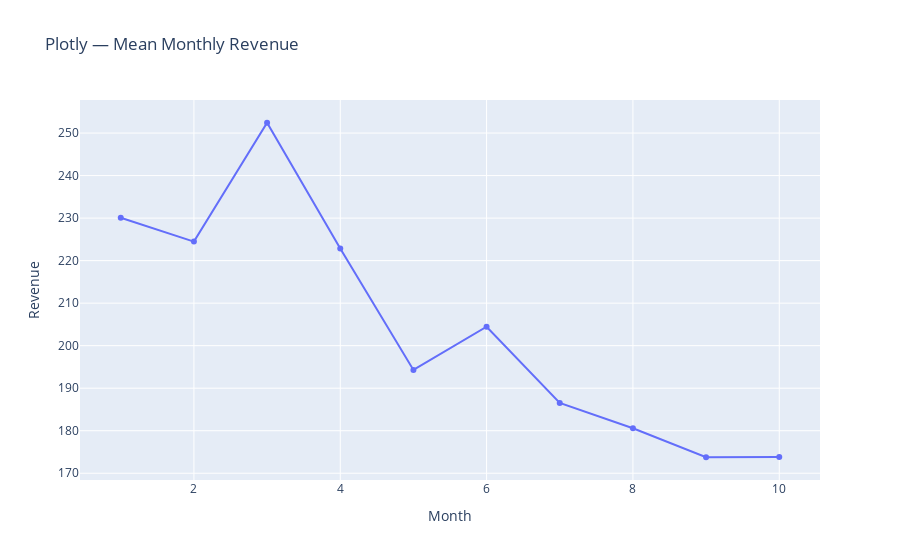
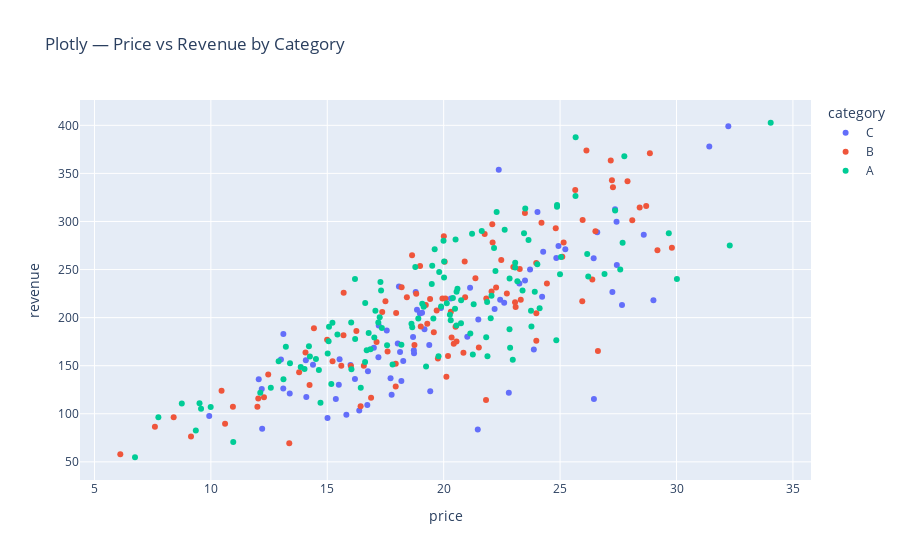
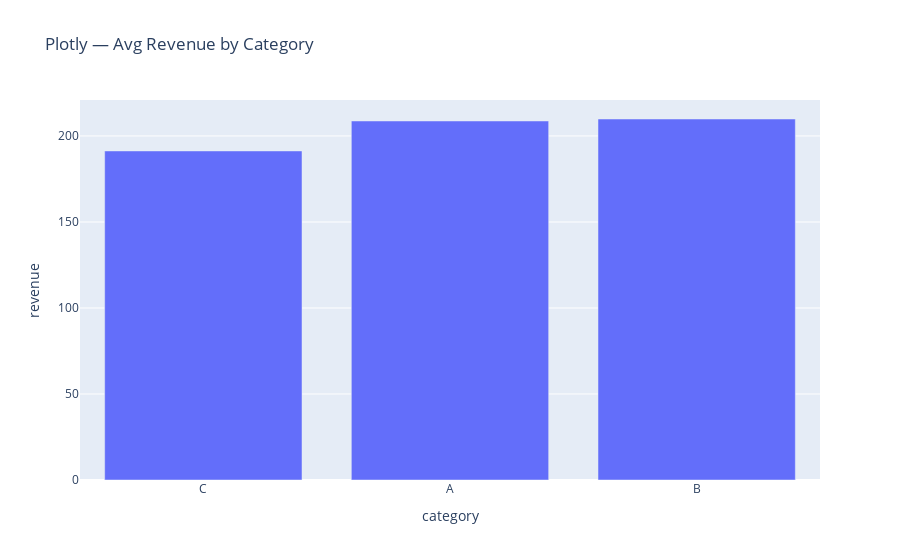

Here is the notebook cell these charts were saved with, in order:
### Code cell
# 8. Plotly — Interactive Line, Scatter, Bars
fig = px.line(trend, x="month", y="revenue", title="Plotly — Mean Monthly Revenue", markers=True)
fig.update_layout(xaxis_title="Month", yaxis_title="Revenue")
fig.show()

fig = px.scatter(
    df, x="price", y="revenue", color="category",
    hover_data=["region", "quantity", "discount"],
    title="Plotly — Price vs Revenue by Category"
)
fig.show()

fig = px.bar(cat_rev, x="category", y="revenue", title="Plotly — Avg Revenue by Category")
fig.show()

### Figure 1 — Plotly figure (JSON) as saved in the notebook; plotly's stock layout.template omitted (floating-point values rounded to 4 significant figures)
{"data": [{"hovertemplate": "month=%{x}<br>revenue=%{y}<extra></extra>", "legendgroup": "", "line": {"color": "#636efa", "dash": "solid"}, "marker": {"symbol": "circle"}, "mode": "lines+markers", "name": "", "orientation": "v", "showlegend": false, "type": "scatter", "x": [1, 2, 3, 4, 5, 6, 7, 8, 9, 10], "xaxis": "x", "y": [230.1, 224.5, 252.4, 222.8, 194.3, 204.5, 186.5, 180.6, 173.8, 173.8], "yaxis": "y"}], "layout": {"legend": {"tracegroupgap": 0}, "title": {"text": "Plotly — Mean Monthly Revenue"}, "xaxis": {"anchor": "y", "domain": [0, 1], "title": {"text": "Month"}}, "yaxis": {"anchor": "x", "domain": [0, 1], "title": {"text": "Revenue"}}}}

### Figure 2 — Plotly figure (JSON) as saved in the notebook; plotly's stock layout.template omitted (floating-point values rounded to 4 significant figures; data arrays with more than 128 entries replaced by an {"elided": "..."} marker saying what was removed)
{"data": [{"customdata": {"elided": "75x3 mixed values"}, "hovertemplate": "category=C<br>price=%{x}<br>revenue=%{y}<br>region=%{customdata[0]}<br>quantity=%{customdata[1]}<br>discount=%{customdata[2]}<extra></extra>", "legendgroup": "C", "marker": {"color": "#636efa", "symbol": "circle"}, "mode": "markers", "name": "C", "orientation": "v", "showlegend": true, "type": "scatter", "x": [21.01, 22.43, 24.93, 17.21, 24.03, 23.49, 16.19, 22.19, 18.98, 32.23, 13.11, 27.36, 17.72, 18.85, 21.13, 26.6, 20.31, 13.01, 16.72, 22.6, 27.44, 18.8, 15.53, 18.68, 19.18, 26.44, 28.59, 22.37, 18.08, 18.73, 29.01, 18.18, 15.01, 24.27, 16.0, 27.66, 18.72, 15.37, 27.42, 13.39, 16.75, 31.41, 21.49, 17.55, 19.07, 13.11, 26.45, 15.5, 22.8, 14.39, 14.08, 25.22, 12.2, 16.37, 23.87, 17.76, 19.42, 15.82, 23.25, 27.25, 18.13, 17.0, 9.929, 19.88, 18.03, 24.23, 18.26, 14.1, 17.2, 12.19, 24.84, 21.46, 12.06, 19.38, 23.71], "xaxis": "x", "y": [180.0, 218.5, 274.5, 191.9, 309.9, 238.6, 136.1, 208.9, 204.4, 399.0, 183.1, 312.7, 137.0, 208.2, 231.1, 288.9, 219.9, 156.5, 109.2, 215.6, 254.7, 226.8, 156.7, 179.9, 187.9, 261.7, 286.1, 353.9, 232.3, 162.9, 218.1, 134.1, 95.73, 268.6, 150.7, 213.2, 166.0, 115.3, 299.7, 121.0, 144.3, 377.9, 198.0, 186.6, 205.0, 126.2, 115.5, 130.2, 121.9, 151.0, 155.6, 271.2, 84.46, 103.5, 166.9, 119.8, 123.4, 98.88, 235.5, 226.7, 164.3, 168.7, 97.69, 210.0, 173.1, 221.8, 154.9, 117.3, 158.8, 125.7, 262.1, 83.59, 135.9, 171.6, 250.0], "yaxis": "y"}, {"customdata": {"elided": "102x3 mixed values"}, "hovertemplate": "category=B<br>price=%{x}<br>revenue=%{y}<br>region=%{customdata[0]}<br>quantity=%{customdata[1]}<br>discount=%{customdata[2]}<extra></extra>", "legendgroup": "B", "marker": {"color": "#EF553B", "symbol": "circle"}, "mode": "markers", "name": "B", "orientation": "v", "showlegend": true, "type": "scatter", "x": [17.5, 17.36, 15.23, 20.51, 15.7, 22.71, 13.79, 22.06, 19.23, 27.27, 19.7, 27.23, 19.02, 14.43, 12.04, 27.18, 20.55, 17.96, 12.28, 23.27, 20.04, 23.97, 20.9, 26.13, 27.9, 22.47, 25.65, 22.99, 26.52, 24.2, 18.64, 14.24, 18.19, 21.76, 22.25, 16.25, 18.82, 28.86, 16.57, 20.31, 20.19, 8.402, 20.07, 25.1, 25.15, 20.92, 24.81, 21.36, 23.49, 20.01, 14.06, 12.46, 15.7, 17.94, 10.46, 19.42, 19.58, 12.0, 21.83, 22.09, 19.95, 18.42, 23.06, 19.3, 29.8, 22.1, 15.6, 24.43, 16.43, 10.95, 26.62, 17.12, 20.43, 23.09, 26.38, 14.99, 28.42, 20.34, 17.94, 16.02, 21.51, 28.7, 17.59, 23.98, 19.75, 23.31, 16.88, 20.12, 28.1, 21.82, 25.97, 9.147, 23.98, 13.37, 20.85, 18.74, 7.596, 6.11, 29.18, 18.99, 25.95, 10.61], "xaxis": "x", "y": [217.1, 206.0, 154.5, 190.5, 225.8, 225.1, 143.3, 227.1, 213.0, 335.6, 207.3, 343.0, 190.8, 189.0, 115.8, 363.5, 175.3, 204.8, 117.2, 250.5, 258.1, 256.7, 258.4, 373.7, 341.8, 259.8, 332.8, 252.6, 289.8, 298.6, 264.9, 130.0, 231.7, 287.0, 231.3, 186.2, 224.7, 371.0, 150.0, 206.1, 160.1, 96.46, 219.8, 263.3, 278.1, 221.3, 292.9, 240.9, 308.7, 284.6, 163.6, 141.0, 181.8, 152.0, 124.1, 219.3, 184.7, 107.3, 220.0, 297.1, 219.9, 221.2, 215.9, 193.5, 272.6, 278.1, 149.8, 235.6, 107.9, 107.3, 165.2, 174.6, 172.9, 211.1, 239.8, 176.9, 314.5, 179.5, 128.2, 149.7, 169.0, 316.0, 164.7, 175.9, 157.6, 218.6, 116.6, 138.5, 301.3, 114.4, 301.4, 76.28, 204.6, 69.22, 163.4, 171.5, 86.47, 58.01, 270.1, 253.8, 216.9, 89.67], "yaxis": "y"}, {"customdata": {"elided": "123x3 mixed values"}, "hovertemplate": "category=A<br>price=%{x}<br>revenue=%{y}<br>region=%{customdata[0]}<br>quantity=%{customdata[1]}<br>discount=%{customdata[2]}<extra></extra>", "legendgroup": "A", "marker": {"color": "#00cc96", "symbol": "circle"}, "mode": "markers", "name": "A", "orientation": "v", "showlegend": true, "type": "scatter", "x": [19.99, 23.39, 24.87, 17.31, 15.22, 20.55, 20.75, 20.59, 22.22, 25.66, 16.78, 14.64, 22.28, 19.61, 15.44, 34.05, 17.07, 21.22, 19.24, 22.16, 18.62, 17.02, 24.87, 26.21, 23.07, 14.51, 23.5, 13.22, 16.03, 20.51, 20.39, 25.67, 15.06, 20.02, 19.08, 18.65, 19.51, 18.78, 9.513, 26.91, 19.56, 20.02, 9.992, 17.28, 23.45, 17.19, 20.55, 27.36, 7.746, 12.91, 18.18, 15.07, 32.29, 14.25, 16.19, 20.74, 13.4, 23.16, 13.12, 21.83, 25.04, 23.75, 29.67, 13.86, 14.71, 17.57, 19.49, 16.63, 16.44, 6.741, 8.751, 14.02, 19.78, 22.05, 23.91, 22.62, 23.64, 22.83, 17.25, 21.64, 16.04, 20.13, 22.85, 27.76, 17.35, 10.96, 19.14, 24.84, 27.58, 16.86, 19.81, 25.0, 20.49, 22.97, 27.68, 21.87, 18.91, 20.3, 21.25, 30.02, 24.12, 17.8, 9.354, 21.29, 12.12, 16.69, 14.21, 15.17, 20.27, 9.578, 23.07, 23.77, 15.02, 26.16, 24.02, 16.62, 22.02, 22.83, 21.88, 12.57, 16.2, 19.89, 21.14], "xaxis": "x", "y": [280.0, 228.2, 317.2, 228.3, 194.6, 191.9, 218.0, 230.0, 248.4, 326.4, 184.0, 145.5, 309.8, 271.2, 182.5, 402.7, 207.2, 287.3, 149.1, 272.5, 193.6, 179.3, 315.4, 242.7, 252.2, 156.9, 313.5, 169.6, 194.9, 281.2, 220.5, 387.7, 175.4, 241.8, 214.5, 189.9, 253.9, 252.7, 110.8, 245.4, 199.1, 258.4, 107.0, 237.0, 287.8, 194.9, 227.0, 311.4, 96.37, 154.5, 171.8, 190.5, 275.0, 159.6, 240.2, 194.1, 152.6, 237.9, 135.9, 179.6, 263.0, 207.1, 287.7, 148.6, 111.4, 171.3, 235.0, 215.3, 127.1, 54.79, 110.8, 146.7, 159.7, 222.8, 226.9, 291.5, 280.7, 240.8, 200.5, 290.0, 146.4, 214.9, 168.7, 367.9, 189.3, 70.72, 211.3, 176.4, 250.1, 167.1, 247.4, 245.2, 209.3, 156.3, 277.9, 216.2, 199.2, 197.2, 161.6, 240.2, 209.8, 151.3, 82.49, 214.0, 121.8, 166.0, 170.1, 131.0, 203.0, 105.2, 257.0, 190.9, 162.6, 266.1, 255.4, 153.9, 199.4, 187.8, 159.9, 127.2, 177.8, 211.6, 183.5], "yaxis": "y"}], "layout": {"legend": {"title": {"text": "category"}, "tracegroupgap": 0}, "title": {"text": "Plotly — Price vs Revenue by Category"}, "xaxis": {"anchor": "y", "domain": [0, 1], "title": {"text": "price"}}, "yaxis": {"anchor": "x", "domain": [0, 1], "title": {"text": "revenue"}}}}

### Figure 3 — Plotly figure (JSON) as saved in the notebook; plotly's stock layout.template omitted (floating-point values rounded to 4 significant figures)
{"data": [{"hovertemplate": "category=%{x}<br>revenue=%{y}<extra></extra>", "legendgroup": "", "marker": {"color": "#636efa", "pattern": {"shape": ""}}, "name": "", "orientation": "v", "showlegend": false, "textposition": "auto", "type": "bar", "x": ["C", "A", "B"], "xaxis": "x", "y": [191.3, 208.7, 209.9], "yaxis": "y"}], "layout": {"barmode": "relative", "legend": {"tracegroupgap": 0}, "title": {"text": "Plotly — Avg Revenue by Category"}, "xaxis": {"anchor": "y", "domain": [0, 1], "title": {"text": "category"}}, "yaxis": {"anchor": "x", "domain": [0, 1], "title": {"text": "revenue"}}}}
